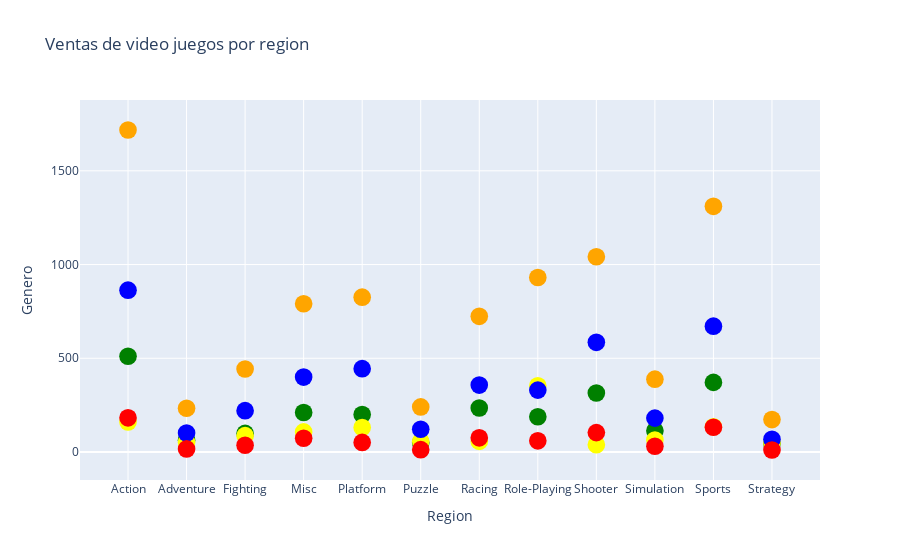

Notebook source saved alongside this figure:
### Code cell
layout1=go.Layout(title="Ventas de video juegos por region",xaxis=dict(title="Region"),yaxis=dict(title="Genero"))
fig=go.Figure(data=data1,layout=layout1)
fig.show()
pyo.plot(fig,filename="videogames.html") #Genera archivo html

### Figure 1 — Plotly figure (JSON) as saved in the notebook; plotly's stock layout.template omitted (floating-point values rounded to 4 significant figures)
{"data": [{"marker": {"color": ["green", "yellow", "blue", "red", "orange", "green", "yellow", "blue", "red", "orange", "green", "yellow", "blue", "red", "orange", "green", "yellow", "blue", "red", "orange", "green", "yellow", "blue", "red", "orange", "green", "yellow", "blue", "red", "orange", "green", "yellow", "blue", "red", "orange", "green", "yellow", "blue", "red", "orange", "green", "yellow", "blue", "red", "orange", "green", "yellow", "blue", "red", "orange", "green", "yellow", "blue", "red", "orange", "green", "yellow", "blue", "red", "orange"], "size": 17.63}, "mode": "markers", "text": ["European Union", "Japan", "North America", "Other", "Worldwide", "European Union", "Japan", "North America", "Other", "Worldwide", "European Union", "Japan", "North America", "Other", "Worldwide", "European Union", "Japan", "North America", "Other", "Worldwide", "European Union", "Japan", "North America", "Other", "Worldwide", "European Union", "Japan", "North America", "Other", "Worldwide", "European Union", "Japan", "North America", "Other", "Worldwide", "European Union", "Japan", "North America", "Other", "Worldwide", "European Union", "Japan", "North America", "Other", "Worldwide", "European Union", "Japan", "North America", "Other", "Worldwide", "European Union", "Japan", "North America", "Other", "Worldwide", "European Union", "Japan", "North America", "Other", "Worldwide"], "type": "scatter", "x": ["Action", "Action", "Action", "Action", "Action", "Adventure", "Adventure", "Adventure", "Adventure", "Adventure", "Fighting", "Fighting", "Fighting", "Fighting", "Fighting", "Misc", "Misc", "Misc", "Misc", "Misc", "Platform", "Platform", "Platform", "Platform", "Platform", "Puzzle", "Puzzle", "Puzzle", "Puzzle", "Puzzle", "Racing", "Racing", "Racing", "Racing", "Racing", "Role-Playing", "Role-Playing", "Role-Playing", "Role-Playing", "Role-Playing", "Shooter", "Shooter", "Shooter", "Shooter", "Shooter", "Simulation", "Simulation", "Simulation", "Simulation", "Simulation", "Sports", "Sports", "Sports", "Sports", "Sports", "Strategy", "Strategy", "Strategy", "Strategy", "Strategy"], "y": [511.0, 160.2, 863.2, 182.2, 1718.0, 63.2, 52.24, 101.5, 16.37, 233.5, 99, 87.28, 220.5, 35.87, 442.6, 210.6, 107.0, 399.6, 73.1, 790.9, 199.4, 130.7, 444.4, 51.01, 825.9, 49.78, 56.68, 121.1, 12.3, 240.3, 234.5, 56.63, 356.9, 75.51, 723.7, 188.2, 353.4, 330.0, 59.41, 930.9, 314.5, 38.68, 584.8, 103.3, 1042.0, 113.3, 63.64, 180.7, 30.59, 388.4, 371.3, 134.9, 671.2, 132.2, 1310.0, 44.79, 49.3, 67.75, 10.73, 172.8]}], "layout": {"autosize": true, "title": {"text": "Ventas de video juegos por region"}, "xaxis": {"autorange": true, "range": [-0.7437, 11.74], "title": {"text": "Region"}, "type": "category"}, "yaxis": {"autorange": true, "range": [-233.4, 1962.0], "title": {"text": "Genero"}, "type": "linear"}}}
